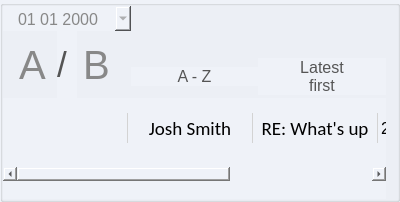
         <widget class="QGroupBox" name="groupBox_inbox">
          <property name="sizePolicy">
           <sizepolicy hsizetype="Expanding" vsizetype="Preferred">
            <horstretch>0</horstretch>
            <verstretch>0</verstretch>
           </sizepolicy>
          </property>
          <property name="minimumSize">
           <size>
            <width>400</width>
            <height>0</height>
           </size>
          </property>
          <property name="maximumSize">
           <size>
            <width>400</width>
            <height>16777215</height>
           </size>
          </property>
          <property name="font">
           <font>
            <family>Times New Roman</family>
            <pointsize>11</pointsize>
            <weight>75</weight>
            <bold>true</bold>
           </font>
          </property>
          <property name="styleSheet">
           <string notr="true">background-color: #eff2f8;
</string>
          </property>
          <property name="title">
           <string/>
          </property>
          <layout class="QVBoxLayout" name="verticalLayout_20">
           <property name="spacing">
            <number>0</number>
           </property>
           <property name="leftMargin">
            <number>0</number>
           </property>
           <property name="topMargin">
            <number>0</number>
           </property>
           <property name="bottomMargin">
            <number>0</number>
           </property>
           <item>
            <layout class="QHBoxLayout" name="horizontalLayout_22">
             <item>
              <layout class="QVBoxLayout" name="verticalLayout_17">
               <item>
                <widget class="QDateEdit" name="dateEdit_imap_since">
                 <property name="minimumSize">
                  <size>
                   <width>115</width>
                   <height>25</height>
                  </size>
                 </property>
                 <property name="font">
                  <font>
                   <pointsize>-1</pointsize>
                  </font>
                 </property>
                 <property name="styleSheet">
                  <string notr="true">
            /* Base styling for QDateEdit */
            QDateEdit {
                border: none;
                padding: 5px;
                background-color: #eff2f8;
                color: #888;
                font-size: 16px;
            }
            /* Calendar popup styling */
            QCalendarWidget QToolButton {
                color: #ffffff;
                background-color: #eff2f8;
                border: none;
                font-size: 14px;
            }
            QCalendarWidget QToolButton:hover {
                background-color: #eff2f8;
            }
            QCalendarWidget QSpinBox {
                width: 100px;
                color: #888;
                font-size: 14px;
            }
            QCalendarWidget QWidget {
                background-color: #ffffff;
            }
            QCalendarWidget QAbstractItemView {
                background-color: #ffffff;
                selection-background-color: #0078D4;
                selection-color: #ffffff;
            }</string>
                 </property>
                 <property name="wrapping">
                  <bool>true</bool>
                 </property>
                 <property name="frame">
                  <bool>true</bool>
                 </property>
                 <property name="alignment">
                  <set>Qt::AlignCenter</set>
                 </property>
                 <property name="readOnly">
                  <bool>false</bool>
                 </property>
                 <property name="buttonSymbols">
                  <enum>QAbstractSpinBox::UpDownArrows</enum>
                 </property>
                 <property name="showGroupSeparator" stdset="0">
                  <bool>false</bool>
                 </property>
                 <property name="displayFormat">
                  <string>dd MM yyyy</string>
                 </property>
                 <property name="calendarPopup">
                  <bool>true</bool>
                 </property>
                </widget>
               </item>
               <item>
                <layout class="QHBoxLayout" name="horizontalLayout_21">
                 <item>
                  <widget class="QRadioButton" name="radioButton_group_a">
                   <property name="styleSheet">
                    <string notr="true">QRadioButton::indicator {
                width: 0px; /* Hide the circle indicator */
                height: 0px;
            }
QRadioButton {
                font-size: 40px;
                color: #888;
                background-color: transparent;
                border: none;
                padding: 10px;
            }
            QRadioButton:checked {
                font-weight: bold;
                color: #000;
            }</string>
                   </property>
                   <property name="text">
                    <string>A</string>
                   </property>
                  </widget>
                 </item>
                 <item>
                  <widget class="QLabel" name="label">
                   <property name="minimumSize">
                    <size>
                     <width>20</width>
                     <height>0</height>
                    </size>
                   </property>
                   <property name="maximumSize">
                    <size>
                     <width>20</width>
                     <height>16777215</height>
                    </size>
                   </property>
                   <property name="styleSheet">
                    <string notr="true">color: #555;
font-size: 35px;</string>
                   </property>
                   <property name="text">
                    <string>/</string>
                   </property>
                  </widget>
                 </item>
                 <item>
                  <widget class="QRadioButton" name="radioButton_group_b">
                   <property name="sizePolicy">
                    <sizepolicy hsizetype="Preferred" vsizetype="Preferred">
                     <horstretch>0</horstretch>
                     <verstretch>0</verstretch>
                    </sizepolicy>
                   </property>
                   <property name="styleSheet">
                    <string notr="true">QRadioButton::indicator {
                width: 0px; /* Hide the circle indicator */
                height: 0px;
            }
QRadioButton {
                font-size: 40px;
                color: #888;
                background-color: transparent;
                border: none;
            }
            QRadioButton:checked {
                font-weight: bold;
                color: #000;
            }</string>
                   </property>
                   <property name="text">
                    <string>B</string>
                   </property>
                  </widget>
                 </item>
                </layout>
               </item>
              </layout>
             </item>
             <item>
              <layout class="QVBoxLayout" name="verticalLayout_18">
               <item>
                <spacer name="verticalSpacer_28">
                 <property name="orientation">
                  <enum>Qt::Vertical</enum>
                 </property>
                 <property name="sizeType">
                  <enum>QSizePolicy::Fixed</enum>
                 </property>
                 <property name="sizeHint" stdset="0">
                  <size>
                   <width>20</width>
                   <height>50</height>
                  </size>
                 </property>
                </spacer>
               </item>
               <item>
                <widget class="QPushButton" name="pushButton_7">
                 <property name="font">
                  <font>
                   <family>Arial</family>
                   <pointsize>12</pointsize>
                  </font>
                 </property>
                 <property name="styleSheet">
                  <string notr="true">color: #555;
border: none;</string>
                 </property>
                 <property name="text">
                  <string>A - Z</string>
                 </property>
                 <property name="flat">
                  <bool>true</bool>
                 </property>
                </widget>
               </item>
              </layout>
             </item>
             <item>
              <layout class="QVBoxLayout" name="verticalLayout_19">
               <item>
                <spacer name="verticalSpacer_29">
                 <property name="orientation">
                  <enum>Qt::Vertical</enum>
                 </property>
                 <property name="sizeType">
                  <enum>QSizePolicy::Fixed</enum>
                 </property>
                 <property name="sizeHint" stdset="0">
                  <size>
                   <width>20</width>
                   <height>50</height>
                  </size>
                 </property>
                </spacer>
               </item>
               <item>
                <widget class="QPushButton" name="pushButton_8">
                 <property name="font">
                  <font>
                   <family>Arial</family>
                   <pointsize>12</pointsize>
                  </font>
                 </property>
                 <property name="styleSheet">
                  <string notr="true">color: #555;
border: none;</string>
                 </property>
                 <property name="text">
                  <string>Latest
first</string>
                 </property>
                 <property name="flat">
                  <bool>true</bool>
                 </property>
                </widget>
               </item>
              </layout>
             </item>
            </layout>
           </item>
           <item>
            <widget class="QLabel" name="label_version">
             <property name="font">
              <font>
               <family>Calibri</family>
               <weight>75</weight>
               <italic>false</italic>
               <bold>true</bold>
               <underline>false</underline>
              </font>
             </property>
             <property name="text">
              <string/>
             </property>
             <property name="alignment">
              <set>Qt::AlignLeading|Qt::AlignLeft|Qt::AlignVCenter</set>
             </property>
            </widget>
           </item>
           <item>
            <widget class="QTableWidget" name="tableWidget_inbox">
             <property name="font">
              <font>
               <family>Arial</family>
               <pointsize>12</pointsize>
              </font>
             </property>
             <property name="styleSheet">
              <string notr="true">QTableWidget{
background-color: #eff2f8;
}

QTableWidget::item {
    border-right: 1px solid #d3d3d3; /* Add right border for rows */
}


            QScrollBar:horizontal {
                border: none;
                background: #f5f5f5;
                height: 12px;
                margin: 0px 12px 0px 12px;  /* Adjust margins for corners */
            }
            QScrollBar::handle:horizontal {
                background: #888;
                min-width: 20px;
                border-radius: 6px;
            }
            QScrollBar::handle:horizontal:hover {
                background: #666;
            }
            QScrollBar::add-line:horizontal, QScrollBar::sub-line:horizontal {
                background: none;
                width: 0px;
            }
            QScrollBar::add-page:horizontal, QScrollBar::sub-page:horizontal {
                background: #f5f5f5;
            }</string>
             </property>
             <property name="frameShape">
              <enum>QFrame::NoFrame</enum>
             </property>
             <property name="sizeAdjustPolicy">
              <enum>QAbstractScrollArea::AdjustToContents</enum>
             </property>
             <property name="editTriggers">
              <set>QAbstractItemView::NoEditTriggers</set>
             </property>
             <property name="alternatingRowColors">
              <bool>true</bool>
             </property>
             <property name="showGrid">
              <bool>false</bool>
             </property>
             <attribute name="horizontalHeaderVisible">
              <bool>false</bool>
             </attribute>
             <attribute name="horizontalHeaderCascadingSectionResizes">
              <bool>false</bool>
             </attribute>
             <attribute name="horizontalHeaderDefaultSectionSize">
              <number>125</number>
             </attribute>
             <attribute name="verticalHeaderVisible">
              <bool>false</bool>
             </attribute>
             <row>
              <property name="text">
               <string/>
              </property>
              <property name="font">
               <font>
                <family>Calibri</family>
                <pointsize>14</pointsize>
               </font>
              </property>
             </row>
             <column>
              <property name="text">
               <string/>
              </property>
             </column>
             <column>
              <property name="text">
               <string>FROM</string>
              </property>
              <property name="font">
               <font>
                <family>Calibri</family>
                <pointsize>11</pointsize>
                <weight>75</weight>
                <bold>true</bold>
               </font>
              </property>
              <property name="textAlignment">
               <set>AlignCenter</set>
              </property>
             </column>
             <column>
              <property name="text">
               <string>SUBJECT</string>
              </property>
              <property name="font">
               <font>
                <family>Calibri</family>
                <pointsize>11</pointsize>
                <weight>75</weight>
                <bold>true</bold>
               </font>
              </property>
              <property name="textAlignment">
               <set>AlignCenter</set>
              </property>
             </column>
             <column>
              <property name="text">
               <string>DATE</string>
              </property>
              <property name="font">
               <font>
                <family>Calibri</family>
                <pointsize>11</pointsize>
                <weight>75</weight>
                <bold>true</bold>
               </font>
              </property>
              <property name="textAlignment">
               <set>AlignCenter</set>
              </property>
             </column>
             <column>
              <property name="text">
               <string/>
              </property>
             </column>
             <item row="0" column="0">
              <property name="text">
               <string/>
              </property>
             </item>
             <item row="0" column="1">
              <property name="text">
               <string>Josh Smith</string>
              </property>
              <property name="font">
               <font>
                <family>Calibri</family>
                <pointsize>14</pointsize>
               </font>
              </property>
              <property name="textAlignment">
               <set>AlignCenter</set>
              </property>
             </item>
             <item row="0" column="2">
              <property name="text">
               <string>RE: What's up</string>
              </property>
              <property name="font">
               <font>
                <family>Calibri</family>
                <pointsize>14</pointsize>
               </font>
              </property>
              <property name="textAlignment">
               <set>AlignCenter</set>
              </property>
             </item>
             <item row="0" column="3">
              <property name="text">
               <string>21/02</string>
              </property>
             </item>
            </widget>
           </item>
           <item>
            <widget class="QLabel" name="label_email_status">
             <property name="font">
              <font>
               <family>Calibri</family>
               <pointsize>11</pointsize>
              </font>
             </property>
             <property name="text">
              <string/>
             </property>
             <property name="alignment">
              <set>Qt::AlignCenter</set>
             </property>
            </widget>
           </item>
          </layout>
         </widget>
